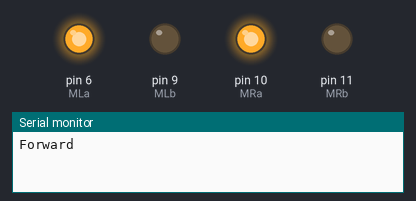
A sketch run on a simulated Arduino Uno, built with avr-gcc and run on an emulated ATmega328P. Shown: output pins drawn as LEDs (lit = HIGH), the last lines printed to the serial monitor.

Above: at 1.5 s.
At 3.7 s:
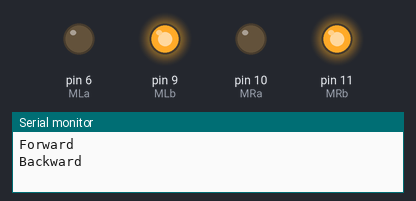
At 5.0 s:
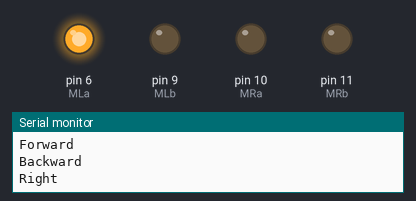
At 6.5 s:
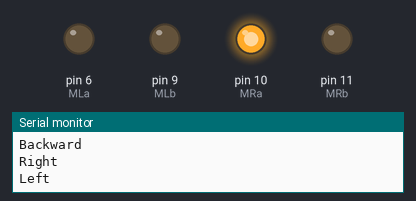
At 7.65 s:
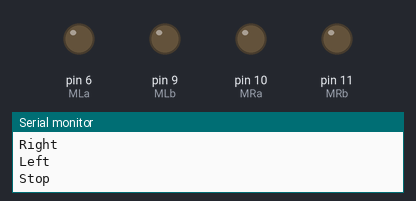
Timing chart, 0 to 10.1 s (numbered marks = the images above):
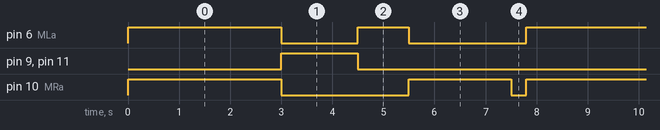

The sketch:

Motor_random_move.ino
```cpp
#define MLa 6  // Left motor 1st pin
#define MLb 9  // Left motor 2nd pin
#define MRa 10 // Right motor 1st pin
#define MRb 11 // Right motor 2nd pin

void setup() {
  // Set motor pins as output
  pinMode(MLa, OUTPUT);
  pinMode(MLb, OUTPUT);
  pinMode(MRa, OUTPUT);
  pinMode(MRb, OUTPUT);
  Serial.begin(9600);
}

void loop() {
  // Move Forward
  digitalWrite(MLa, HIGH);
  digitalWrite(MLb, LOW);
  digitalWrite(MRa, HIGH);
  digitalWrite(MRb, LOW);
  Serial.println("Forward");
  delay(3000);

  // Move Backward
  digitalWrite(MLa, LOW);
  digitalWrite(MLb, HIGH);
  digitalWrite(MRa, LOW);
  digitalWrite(MRb, HIGH);
  Serial.println("Backward");
  delay(1500);

  // Turn Right
  digitalWrite(MLa, HIGH);
  digitalWrite(MLb, LOW);
  digitalWrite(MRa, LOW);
  digitalWrite(MRb, LOW);
  Serial.println("Right");
  delay(1000);

  // Turn Left
  digitalWrite(MLa, LOW);
  digitalWrite(MLb, LOW);
  digitalWrite(MRa, HIGH);
  digitalWrite(MRb, LOW);
  Serial.println("Left");
  delay(2000);

  // Stop
  digitalWrite(MLa, LOW);
  digitalWrite(MLb, LOW);
  digitalWrite(MRa, LOW);
  digitalWrite(MRb, LOW);
  Serial.println("Stop");
  delay(300);
}
```

Measured:
- by itself, pin 6 (MLa): repeats every 7.8 s: LOW 1.5 s, HIGH 1.0 s, LOW 2.3 s, HIGH 3.0 s
- by itself, pin 9 (MLb), pin 11 (MRb): alternates HIGH for 1.5 s and LOW for 6.3 s
- by itself, pin 10 (MRa): repeats every 7.8 s: LOW 2.5 s, HIGH 2.0 s, LOW 0.30 s, HIGH 3.0 s
